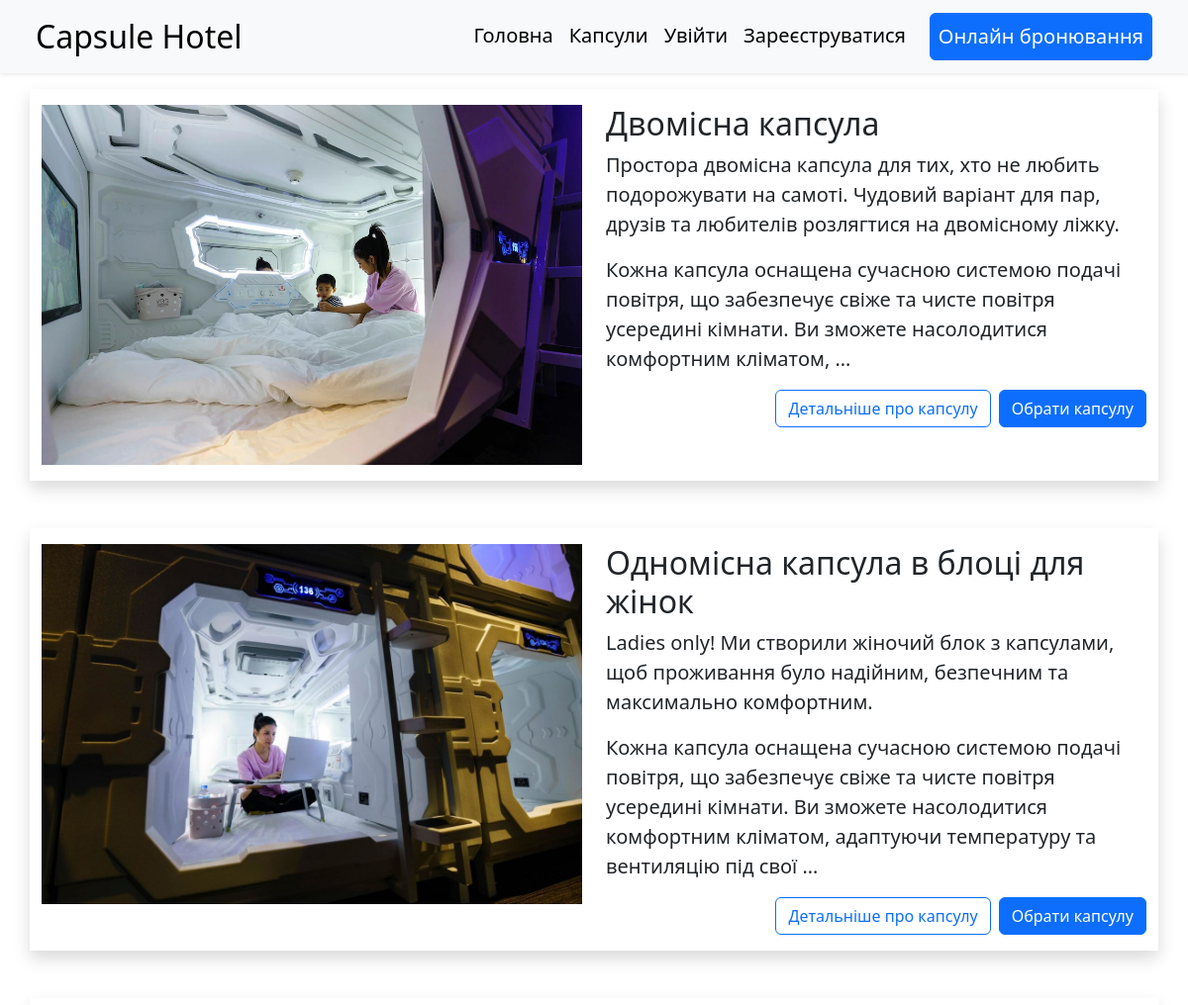
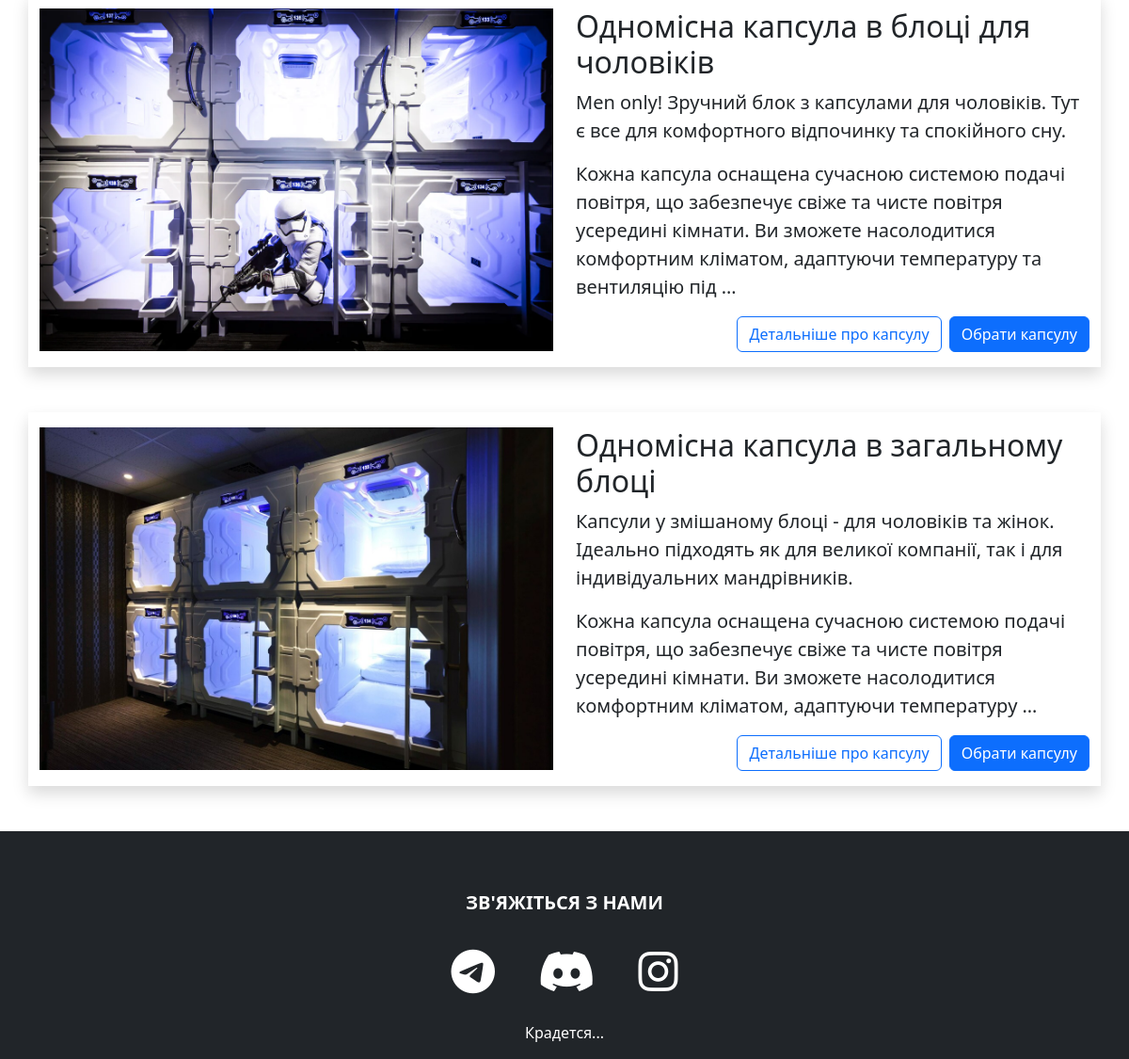
The app's page /capsules/ with its own data (2 pictures, top to bottom).
### capsule/models.py (models this page shows, shortened)
class Capsule(models.Model):
    name = models.CharField(max_length=200, db_index=True)
    slug = models.SlugField(max_length=200, db_index=True)
    description = models.TextField(blank = True)
    image = models.ImageField(upload_to='capsules/', blank= True)
    price = models.DecimalField(max_digits=10, decimal_places=2)
    available = models.BooleanField(default=True)
    created_at = models.DateTimeField(auto_now_add=True)
    updated_at = models.DateTimeField(auto_now=True)
    class Meta:
        verbose_name = 'Капсула'
        verbose_name_plural = 'Капсули'
        ordering = ('name',)
        index_together = (('id', 'slug'),)
    def get_absolute_url(self):
        return reverse("capsule_detail", kwargs={"slug": self.slug})

### capsule/views.py (the view)
# urls.py: path('', views.capsule_list, name = 'capsule_list'),
def capsule_list(request):
    capsule = Capsule.objects.filter(available = True)
    return render(request, 'capsule/list.html', {'capsule': capsule,})

### capsule/templates/capsule/list.html (shortened to what this page needs)
{% extends 'base.html' %}
{% load static %}
{% block body %}
<div class="container mt-3">
    {% for c in capsule %}
    <div class="row mb-5 shadow">
        <div class="col-xl-6 col-lg-12 col-md-12 col-sm-12 mt-3 mb-3">
            <img src='{{c.image.url}}' width=100%>
        </div>
        <div class="col-xl-6 col-lg-12 col-md-12 col-sm-12 mt-3 mb-3">
            <h2>{{ c.name }}</h2>
            {% autoescape on %}
            <div class="fs-5">{{ c.description|linebreaks|truncatewords:42}}</div>
            {% endautoescape %}
            <div class="d-grid gap-2 d-flex justify-content-end">
                <div>
                    <button type="submit" class="btn btn-outline-primary fPersian">
                        <a class="navbar-brand active Hover" href="{{ c.get_absolute_url }}">Детальніше про капсулу</a>
                    </button>
                </div>
                <div>
                    <button type="submit" class="btn btn-primary text-white fPersian ">
                        <a class="navbar-brand active Hover" href="{% url 'booking' %}">Обрати капсулу</a>
                    </button>
                </div>
            </div>
        </div>
    </div>
    {% endfor %}
</div>
{% endblock body %}

### records on screen
Capsule: image (picture), name "Двомісна капсула", description "Простора двомісна капсула для тих, хто не любить подорожувати на самоті. Чудовий варіант для пар, друзів та любителів розлягтися на двомісному ліжку. Кожна капсула оснащена сучасною системою подачі повітря, що забезпечує свіже та чисте повітря усередині кімнати. Ви зможете насолодитися комфортним кліматом, …"
Capsule: image (picture), name "Одномісна капсула в блоці для жінок", description "Ladies only! Ми створили жіночий блок з капсулами, щоб проживання було надійним, безпечним та максимально комфортним. Кожна капсула оснащена сучасною системою подачі повітря, що забезпечує свіже та чисте повітря усередині кімнати. Ви зможете насолодитися комфортним кліматом, адаптуючи температуру та вентиляцію під свої …"
Capsule: image (picture), name "Одномісна капсула в блоці для чоловіків", description "Men only! Зручний блок з капсулами для чоловіків. Тут є все для комфортного відпочинку та спокійного сну. Кожна капсула оснащена сучасною системою подачі повітря, що забезпечує свіже та чисте повітря усередині кімнати. Ви зможете насолодитися комфортним кліматом, адаптуючи температуру та вентиляцію під …"
Capsule: image (picture), name "Одномісна капсула в загальному блоці", description "Капсули у змішаному блоці - для чоловіків та жінок. Ідеально підходять як для великої компанії, так і для індивідуальних мандрівників. Кожна капсула оснащена сучасною системою подачі повітря, що забезпечує свіже та чисте повітря усередині кімнати. Ви зможете насолодитися комфортним кліматом, адаптуючи температуру …"
